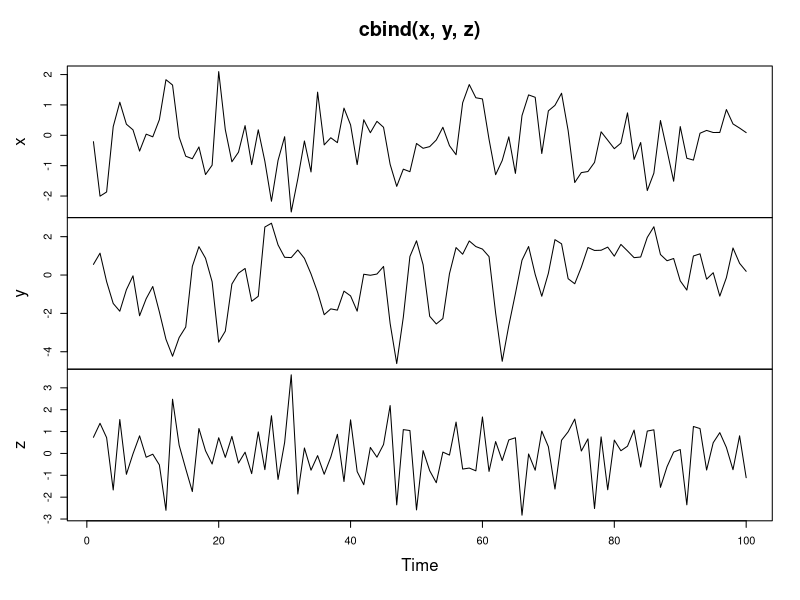
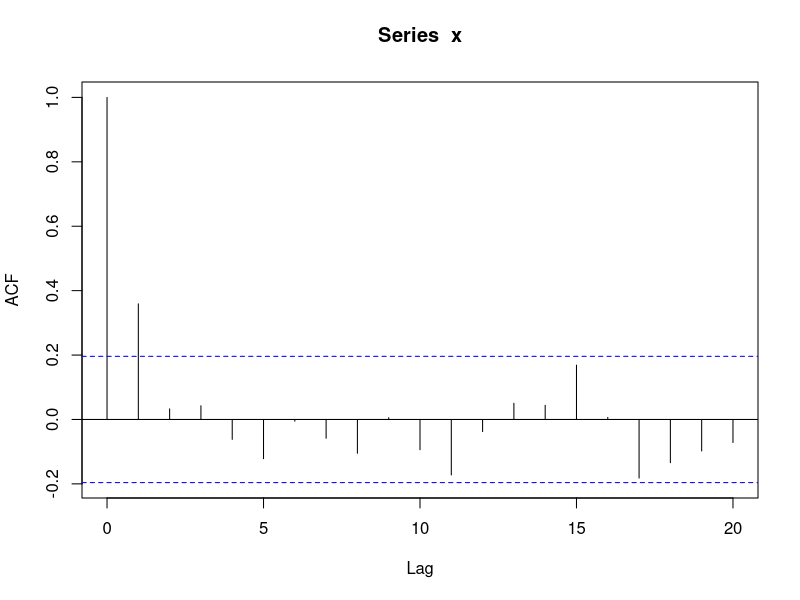
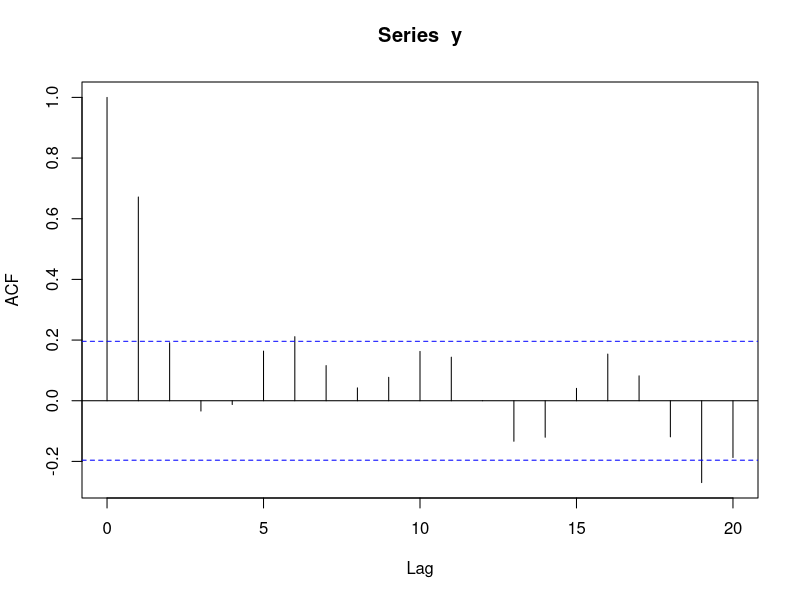
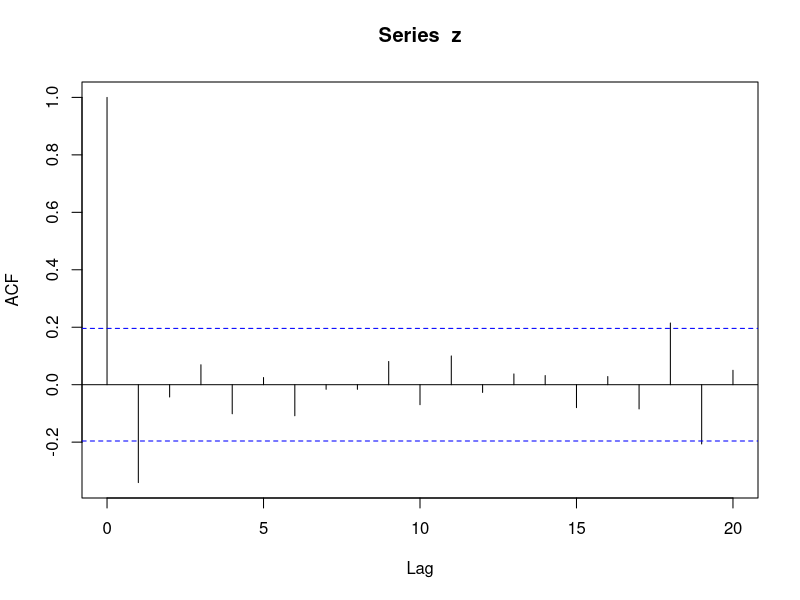
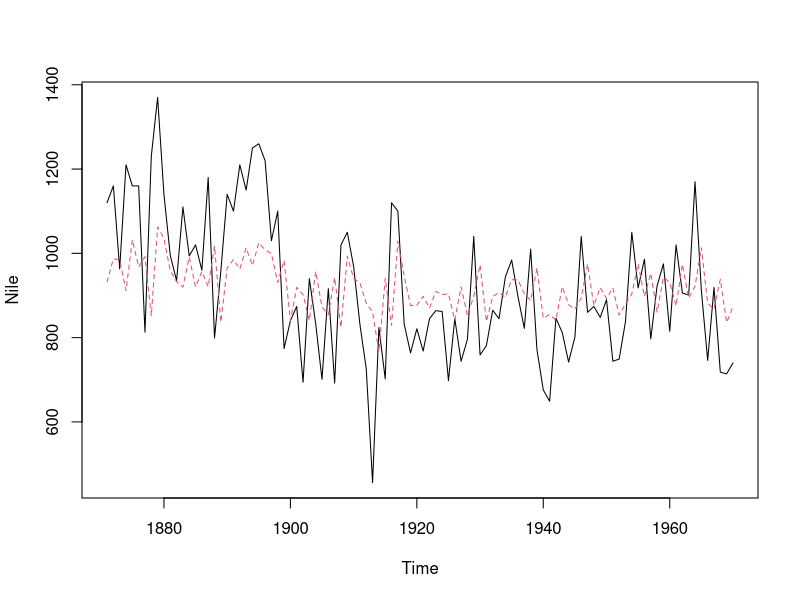
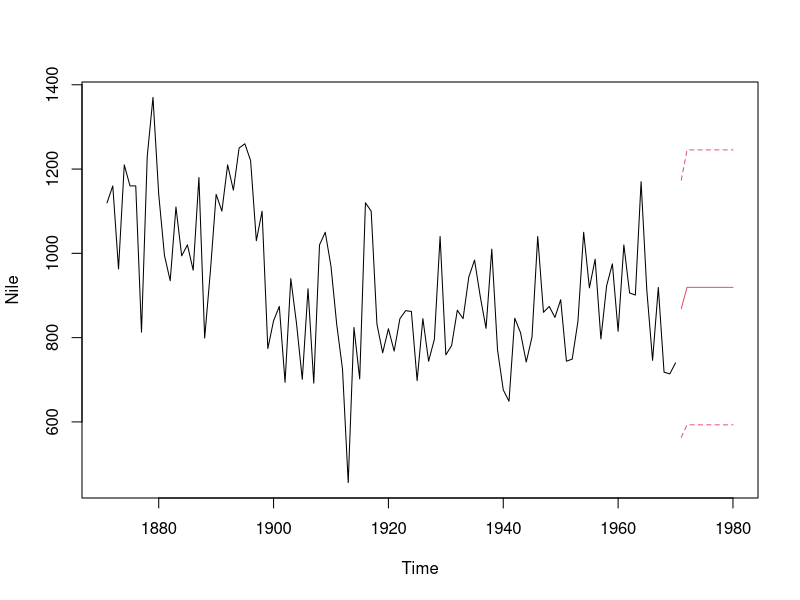

Reproduce these figures in R, in order. (Note: this script raises an error after producing the figures.)
## ---- chunk 1
knitr::opts_chunk$set(echo = TRUE)
## ---- chunk 2
# Generate MA model with slope 0.5
x <- arima.sim(model = list(ma=0.5), n =100)

# Generate MA model with slope 0.9
y <- arima.sim(model = list(ma=0.9), n =100)

# Generate MA model with slope -0.5
z <- arima.sim(model = list(ma=-0.5), n =100)

# Plot all three models together
plot.ts(cbind(x, y, z))

## ---- chunk 3
# Calculate ACF for x
acf(x)

# Calculate ACF for y

acf(y)
# Calculate ACF for z
acf(z)

## ---- chunk 4

# Fit the MA model to x
MA<-arima(x, order = c(0,0,1))
print(MA)

# Paste the slope (ma1) estimate below
0.7928

# Paste the slope mean (intercept) estimate below
0.1589

# Paste the innovation variance (sigma^2) estimate below
0.9576

# Fit the MA model to Nile
MA <- arima(Nile, order = c(0,0,1))
print(MA)

# Plot Nile and MA_fit 
ts.plot(Nile)
MA_fit <- Nile - resid(MA)
points(MA_fit, type = "l", col = 2, lty = 2)
## ---- chunk 5
# Make a 1-step forecast based on MA
predict_MA <-predict(MA)

# Obtain the 1-step forecast using $pred[1]
predict_MA$pred[1]

# Make a 1-step through 10-step forecast based on MA
predict(MA, n.ahead=10)

# Plot the Nile series plus the forecast and 95% prediction intervals
ts.plot(Nile, xlim = c(1871, 1980))
MA_forecasts <- predict(MA, n.ahead = 10)$pred
MA_forecast_se <- predict(MA, n.ahead = 10)$se
points(MA_forecasts, type = "l", col = 2)
points(MA_forecasts - 2*MA_forecast_se, type = "l", col = 2, lty = 2)
points(MA_forecasts + 2*MA_forecast_se, type = "l", col = 2, lty = 2)
## ---- chunk 6
# Find correlation between AR_fit and MA_fit
cor(AR_fit, MA_fit)

# Find AIC of AR
AIC(AR)

# Find AIC of MA
AIC(MA)

# Find BIC of AR
BIC(AR)

# Find BIC of MA
BIC(MA)
